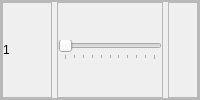
                              <widget class="QFrame" name="IR1_Frame">
                               <property name="frameShape">
                                <enum>QFrame::StyledPanel</enum>
                               </property>
                               <property name="frameShadow">
                                <enum>QFrame::Raised</enum>
                               </property>
                               <layout class="QHBoxLayout" name="horizontalLayout_71">
                                <property name="spacing">
                                 <number>0</number>
                                </property>
                                <property name="leftMargin">
                                 <number>0</number>
                                </property>
                                <property name="topMargin">
                                 <number>0</number>
                                </property>
                                <property name="rightMargin">
                                 <number>0</number>
                                </property>
                                <property name="bottomMargin">
                                 <number>0</number>
                                </property>
                                <item>
                                 <widget class="QFrame" name="IR1_frame">
                                  <property name="frameShape">
                                   <enum>QFrame::StyledPanel</enum>
                                  </property>
                                  <property name="frameShadow">
                                   <enum>QFrame::Raised</enum>
                                  </property>
                                  <layout class="QHBoxLayout" name="horizontalLayout_62">
                                   <property name="spacing">
                                    <number>5</number>
                                   </property>
                                   <property name="leftMargin">
                                    <number>0</number>
                                   </property>
                                   <property name="topMargin">
                                    <number>0</number>
                                   </property>
                                   <property name="rightMargin">
                                    <number>0</number>
                                   </property>
                                   <property name="bottomMargin">
                                    <number>0</number>
                                   </property>
                                   <item>
                                    <widget class="QFrame" name="IR1_Display_frame">
                                     <property name="minimumSize">
                                      <size>
                                       <width>50</width>
                                       <height>0</height>
                                      </size>
                                     </property>
                                     <property name="maximumSize">
                                      <size>
                                       <width>50</width>
                                       <height>16777215</height>
                                      </size>
                                     </property>
                                     <property name="frameShape">
                                      <enum>QFrame::StyledPanel</enum>
                                     </property>
                                     <property name="frameShadow">
                                      <enum>QFrame::Raised</enum>
                                     </property>
                                     <layout class="QHBoxLayout" name="IR1_toggleButton_layout">
                                      <property name="spacing">
                                       <number>0</number>
                                      </property>
                                      <property name="leftMargin">
                                       <number>0</number>
                                      </property>
                                      <property name="topMargin">
                                       <number>0</number>
                                      </property>
                                      <property name="rightMargin">
                                       <number>0</number>
                                      </property>
                                      <property name="bottomMargin">
                                       <number>0</number>
                                      </property>
                                      <item>
                                       <widget class="QLabel" name="IR1_label">
                                        <property name="minimumSize">
                                         <size>
                                          <width>0</width>
                                          <height>0</height>
                                         </size>
                                        </property>
                                        <property name="maximumSize">
                                         <size>
                                          <width>125</width>
                                          <height>16777215</height>
                                         </size>
                                        </property>
                                        <property name="text">
                                         <string>1</string>
                                        </property>
                                        <property name="alignment">
                                         <set>Qt::AlignLeading|Qt::AlignLeft|Qt::AlignVCenter</set>
                                        </property>
                                       </widget>
                                      </item>
                                     </layout>
                                    </widget>
                                   </item>
                                   <item>
                                    <widget class="QFrame" name="IR1_Slider_frame">
                                     <property name="maximumSize">
                                      <size>
                                       <width>225</width>
                                       <height>16777215</height>
                                      </size>
                                     </property>
                                     <property name="frameShape">
                                      <enum>QFrame::StyledPanel</enum>
                                     </property>
                                     <property name="frameShadow">
                                      <enum>QFrame::Raised</enum>
                                     </property>
                                     <layout class="QHBoxLayout" name="horizontalLayout_63">
                                      <property name="spacing">
                                       <number>0</number>
                                      </property>
                                      <property name="leftMargin">
                                       <number>0</number>
                                      </property>
                                      <property name="topMargin">
                                       <number>0</number>
                                      </property>
                                      <property name="rightMargin">
                                       <number>0</number>
                                      </property>
                                      <property name="bottomMargin">
                                       <number>0</number>
                                      </property>
                                      <item>
                                       <widget class="QSlider" name="IR1_Slider">
                                        <property name="maximum">
                                         <number>100</number>
                                        </property>
                                        <property name="sliderPosition">
                                         <number>0</number>
                                        </property>
                                        <property name="orientation">
                                         <enum>Qt::Horizontal</enum>
                                        </property>
                                        <property name="tickPosition">
                                         <enum>QSlider::TicksBelow</enum>
                                        </property>
                                        <property name="tickInterval">
                                         <number>10</number>
                                        </property>
                                       </widget>
                                      </item>
                                     </layout>
                                    </widget>
                                   </item>
                                   <item>
                                    <widget class="QFrame" name="IR1_value_frame">
                                     <property name="minimumSize">
                                      <size>
                                       <width>30</width>
                                       <height>0</height>
                                      </size>
                                     </property>
                                     <property name="maximumSize">
                                      <size>
                                       <width>30</width>
                                       <height>16777215</height>
                                      </size>
                                     </property>
                                     <property name="frameShape">
                                      <enum>QFrame::StyledPanel</enum>
                                     </property>
                                     <property name="frameShadow">
                                      <enum>QFrame::Raised</enum>
                                     </property>
                                     <layout class="QHBoxLayout" name="horizontalLayout_64">
                                      <property name="spacing">
                                       <number>0</number>
                                      </property>
                                      <property name="leftMargin">
                                       <number>0</number>
                                      </property>
                                      <property name="topMargin">
                                       <number>0</number>
                                      </property>
                                      <property name="rightMargin">
                                       <number>0</number>
                                      </property>
                                      <property name="bottomMargin">
                                       <number>0</number>
                                      </property>
                                      <item>
                                       <widget class="QLabel" name="IR1_Value">
                                        <property name="minimumSize">
                                         <size>
                                          <width>0</width>
                                          <height>0</height>
                                         </size>
                                        </property>
                                        <property name="maximumSize">
                                         <size>
                                          <width>16777215</width>
                                          <height>16777215</height>
                                         </size>
                                        </property>
                                        <property name="text">
                                         <string/>
                                        </property>
                                        <property name="alignment">
                                         <set>Qt::AlignCenter</set>
                                        </property>
                                       </widget>
                                      </item>
                                     </layout>
                                    </widget>
                                   </item>
                                  </layout>
                                 </widget>
                                </item>
                               </layout>
                              </widget>
